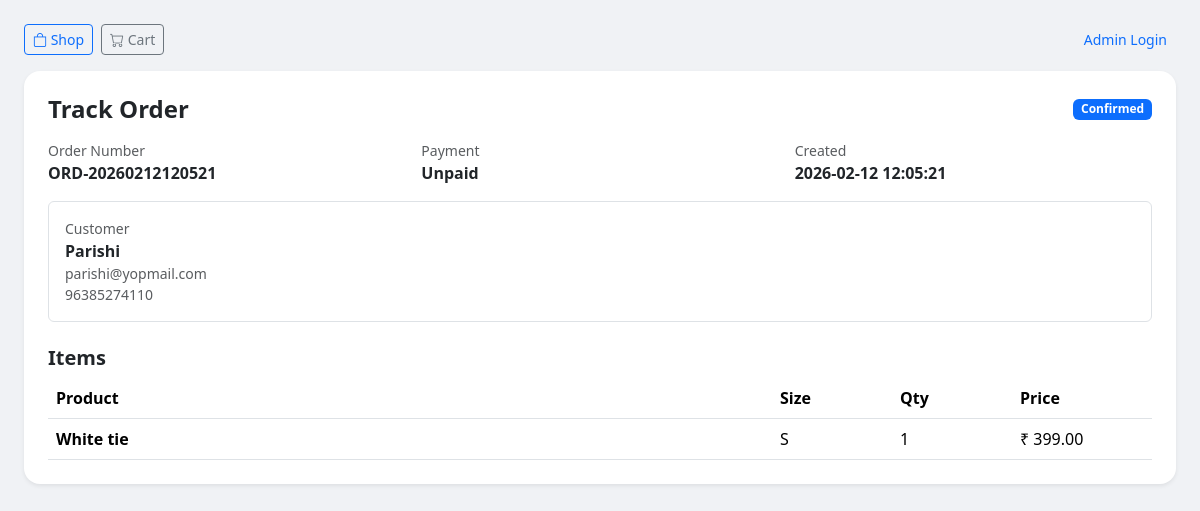
/order/1/track, run on the app's committed database.
### tables this page shows
CREATE TABLE orders (
            id INTEGER PRIMARY KEY AUTOINCREMENT,
            order_number TEXT UNIQUE NOT NULL,
            customer_id INTEGER,
            total_amount REAL,
            status TEXT DEFAULT 'pending',
            payment_status TEXT DEFAULT 'unpaid',
            shipping_address TEXT,
            notes TEXT,
            created_at TEXT,
            updated_at TEXT,
            FOREIGN KEY(customer_id) REFERENCES customers(id)
        );

CREATE TABLE customers (
            id INTEGER PRIMARY KEY AUTOINCREMENT,
            name TEXT NOT NULL,
            email TEXT UNIQUE NOT NULL,
            phone TEXT,
            address TEXT,
            city TEXT,
            state TEXT,
            zip_code TEXT,
            created_at TEXT
        );

CREATE TABLE order_items (
            id INTEGER PRIMARY KEY AUTOINCREMENT,
            order_id INTEGER,
            clothing_id INTEGER,
            size TEXT,
            quantity INTEGER,
            price REAL,
            FOREIGN KEY(order_id) REFERENCES orders(id),
            FOREIGN KEY(clothing_id) REFERENCES clothing(id)
        );

CREATE TABLE clothing (
            id INTEGER PRIMARY KEY AUTOINCREMENT,
            name TEXT,
            category TEXT,
            size TEXT,
            quantity INTEGER,
            price REAL,
            created_at TEXT
        , image TEXT, barcode TEXT, qrcode TEXT);

### customer_routes.py (the view)
    @app.route("/order/<int:order_id>/track")
    def track_order(order_id):
        db = get_db()
        order = db.execute("SELECT * FROM orders WHERE id=?", (order_id,)).fetchone()
        if not order:
            flash("Order not found.", "danger")
            return redirect(url_for("shop"))
        items = db.execute(
            """
            SELECT oi.*, c.name
            FROM order_items oi
            JOIN clothing c ON oi.clothing_id = c.id
            WHERE oi.order_id = ?
            """,
            (order_id,),
        ).fetchall()
        customer = db.execute("SELECT * FROM customers WHERE id=?", (order["customer_id"],)).fetchone()
        return render_template(
            "track_order.html",
            order=order,
            items=items,
            customer=customer,
            title="Track Order",
        )

### app.py (called while the page is built)
def get_db():
    conn = sqlite3.connect(os.path.join(BASE_DIR, "inventory.db"))
    conn.row_factory = sqlite3.Row
    return conn

### templates/track_order.html
{% extends "base.html" %}
{% block content %}
<div class="d-flex flex-wrap justify-content-between align-items-center gap-2 mb-3">
    <div class="d-flex gap-2">
        <a href="{{ url_for('shop') }}" class="btn btn-outline-primary btn-sm">
            <i class="bi bi-bag"></i> Shop
        </a>
        <a href="{{ url_for('view_cart') }}" class="btn btn-outline-secondary btn-sm">
            <i class="bi bi-cart"></i> Cart
        </a>
    </div>
    <a href="{{ url_for('login') }}" class="btn btn-link btn-sm text-decoration-none">Admin Login</a>
</div>
<div class="card shadow-sm p-4">
    <div class="d-flex justify-content-between align-items-center mb-3">
        <h4 class="fw-bold mb-0">Track Order</h4>
        <div class="badge bg-primary text-capitalize">{{ order.status }}</div>
    </div>
    <div class="row g-3 mb-3">
        <div class="col-md-4">
            <div class="text-muted small">Order Number</div>
            <div class="fw-semibold">{{ order.order_number }}</div>
        </div>
        <div class="col-md-4">
            <div class="text-muted small">Payment</div>
            <div class="fw-semibold text-capitalize">{{ order.payment_status }}</div>
        </div>
        <div class="col-md-4">
            <div class="text-muted small">Created</div>
            <div class="fw-semibold">{{ order.created_at }}</div>
        </div>
    </div>
    <div class="border rounded p-3 mb-4">
        <div class="text-muted small">Customer</div>
        <div class="fw-semibold">{{ customer.name }}</div>
        <div class="text-muted small">{{ customer.email }}</div>
        <div class="text-muted small">{{ customer.phone or '' }}</div>
    </div>
    <h5 class="fw-semibold mb-2">Items</h5>
    <div class="table-responsive">
        <table class="table align-middle mb-0">
            <thead>
                <tr>
                    <th>Product</th>
                    <th style="width:120px;">Size</th>
                    <th style="width:120px;">Qty</th>
                    <th style="width:140px;">Price</th>
                </tr>
            </thead>
            <tbody>
                {% for it in items %}
                <tr>
                    <td class="fw-semibold">{{ it.name }}</td>
                    <td>{{ it.size }}</td>
                    <td>{{ it.quantity }}</td>
                    <td>₹ {{ '%.2f'|format(it.price) }}</td>
                </tr>
                {% endfor %}
            </tbody>
        </table>
    </div>
</div>
{% endblock %}

### templates/base.html (style rules this page uses)
:root { --bg-main: #f0f2f5; --card-bg: #ffffff; --text-main: #111827; --sidebar-bg: #0d6efd; }
body { background: var(--bg-main); color: var(--text-main); margin: 0; }
.card { background: var(--card-bg); border: none; border-radius: 16px; }

### data on the page
orders: status "Confirmed", order_number "ORD-20260212120521", payment_status "Unpaid", created_at "2026-02-12 12:05:21"
customers: name "Parishi", email "parishi@yopmail.com", phone "96385274110"
order_items: name "White tie", size "S", quantity "1", price "399.00"
